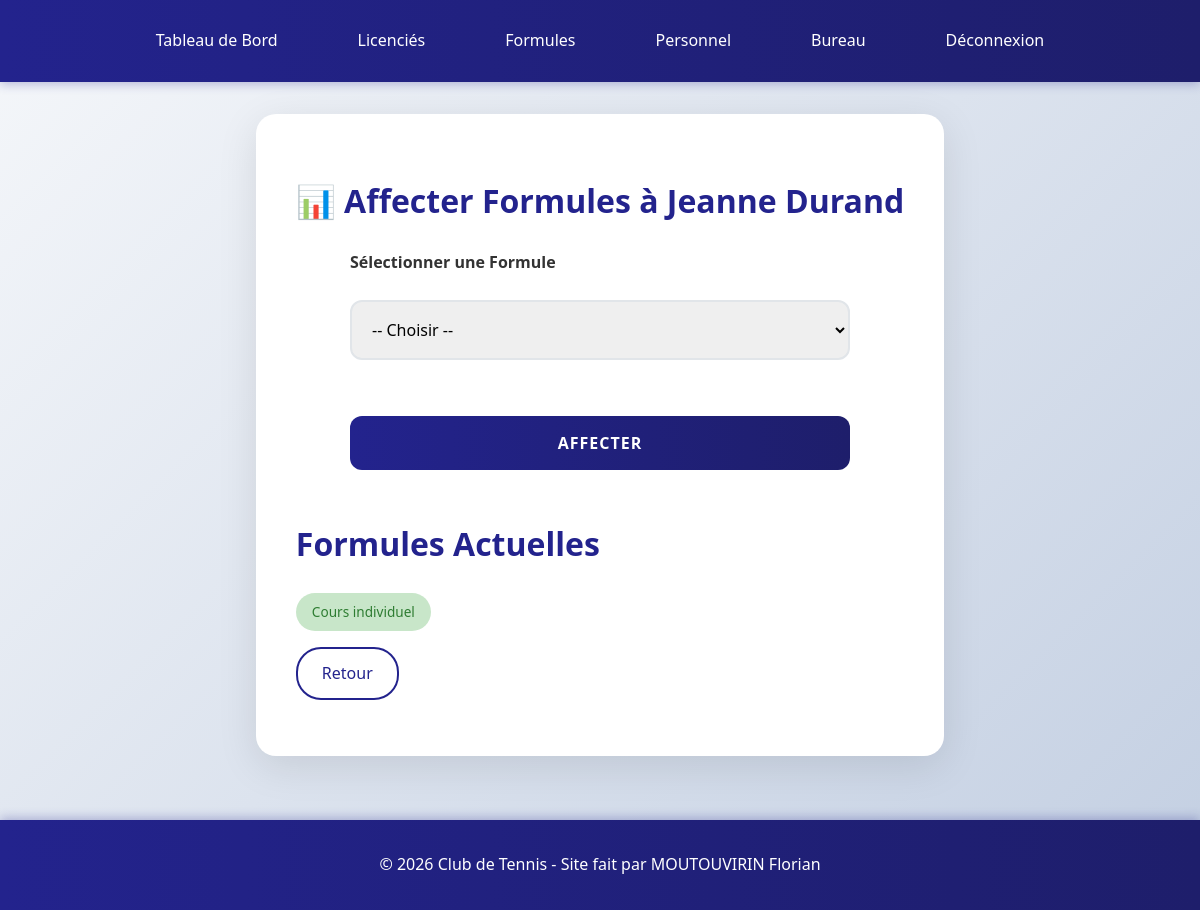
/affecter_formule.php?id=2 (signed in), run on the app's committed database.
### tables this page shows
CREATE TABLE IF NOT EXISTS `licencie` (
  `idlicencie` int(11) NOT NULL AUTO_INCREMENT,
  `numerolicence` varchar(20) NOT NULL,
  `nom` varchar(50) NOT NULL,
  `prenom` varchar(50) NOT NULL,
  `email` varchar(100) NOT NULL,
  `telephone` varchar(20) DEFAULT NULL,
  `adresse` varchar(255) DEFAULT NULL,
  `datenaissance` date DEFAULT NULL,
  `dateadhesion` date DEFAULT NULL,
  PRIMARY KEY (`idlicencie`),
  UNIQUE KEY `numerolicence` (`numerolicence`)
);

CREATE TABLE IF NOT EXISTS `inscription` (
  `id` int(11) NOT NULL AUTO_INCREMENT,
  `fk_idlicencie` int(11) DEFAULT NULL,
  `fk_idformule` int(11) DEFAULT NULL,
  PRIMARY KEY (`id`),
  KEY `fk_idlicencie` (`fk_idlicencie`),
  KEY `fk_idformule` (`fk_idformule`)
);

CREATE TABLE IF NOT EXISTS `formule` (
  `idformule` int(11) NOT NULL AUTO_INCREMENT,
  `libelleformule` varchar(100) NOT NULL,
  PRIMARY KEY (`idformule`)
);

### affecter_formule.php (the view, shortened to what this page needs)
<?php
require 'db.php';
$id_lic = $_GET['id'] ?? 0;
$licencie = $pdo->prepare('SELECT * FROM licencie WHERE idlicencie = ?');
$licencie->execute([$id_lic]);
$lic = $licencie->fetch();
$inscriptions = $pdo->prepare('
    SELECT i.*, f.libelleformule
    FROM inscription i
    JOIN formule f ON i.fk_idformule = f.idformule
    WHERE i.fk_idlicencie = ?
');
$inscriptions->execute([$id_lic]);
$inscs = $inscriptions->fetchAll();
?>
<!DOCTYPE html>
<html lang="fr">
<head>
    <link rel="stylesheet" href="css/style.css">
</head>
<body>
    <nav>
        <a href="dashboard.php">Tableau de Bord</a>
        <a href="licencies.php">Licenciés</a>
        <a href="formules.php">Formules</a>
        <a href="personnel.php">Personnel</a>
        <a href="bureau.php">Bureau</a>
        <a href="logout.php">Déconnexion</a>
    </nav>
    <div class="container">
        <h1>📊 Affecter Formules à <?= htmlspecialchars($lic['prenom'] . ' ' . $lic['nom']) ?></h1>
        <form method="POST" style="max-width: 500px;">
            <div class="form-group">
                <label for="id_formule">Sélectionner une Formule</label>
                <select id="id_formule" name="id_formule" required>
                    <option value="">-- Choisir --</option>
                </select>
            </div>
            <button type="submit">Affecter</button>
        </form>
        <h2 style="margin-top: 2rem;">Formules Actuelles</h2>
        <div class="formules-list">
            <?php if(empty($inscs)): ?>
                <p class="no-formule">Aucune formule affectée</p>
            <?php else: ?>
                <?php foreach($inscs as $i): ?>
                    <span class="formule-tag current"><?= htmlspecialchars($i['libelleformule']) ?></span>
                <?php endforeach; ?>
            <?php endif; ?>
        </div>
        <a href="licencies.php" class="btn-back">Retour</a>
    </div>
    <footer>
        <p>&copy; 2026 Club de Tennis - Site fait par MOUTOUVIRIN Florian</p>
    </footer>
</body>
</html>

### CSS/style.css (style rules this page uses)
* { box-sizing: border-box; }
body { font-family: 'Segoe UI', Tahoma, Geneva, Verdana, sans-serif; background: linear-gradient(135deg, #f5f7fa 0%, #c3cfe2 100%); margin: 0; padding: 0; line-height: 1.6; color: #333; min-height: 100vh; display: flex; flex-direction: column; }
nav { background: linear-gradient(90deg, #23238D 0%, #1e1e6b 100%); padding: 1rem 2rem; display: flex; justify-content: center; gap: 2rem; box-shadow: 0 2px 10px rgba(35,35,141,0.3); flex-wrap: wrap; }
nav a { color: #fff; text-decoration: none; padding: 0.75rem 1.5rem; border-radius: 25px; transition: all 0.3s ease; font-weight: 500; }
.container { max-width: 1200px; margin: 2rem auto; background: #fff; padding: 2.5rem; border-radius: 20px; box-shadow: 0 10px 40px rgba(0,0,0,0.1); flex: 1; }
form { max-width: 600px; margin: 0 auto; }
input, button, textarea, select { margin: 1rem 0; padding: 1rem; width: 100%; border: 2px solid #e1e5e9; border-radius: 12px; font-size: 1rem; transition: all 0.3s ease; font-family: inherit; }
button { background: linear-gradient(90deg, #23238D 0%, #1e1e6b 100%); color: white; cursor: pointer; font-weight: 600; text-transform: uppercase; letter-spacing: 1px; border: none; }
.btn-back { display: inline-block; margin: 1rem 0; color: #23238D; text-decoration: none; font-weight: 500; padding: 0.75rem 1.5rem; border: 2px solid #23238D; border-radius: 25px; transition: all 0.3s ease; }
h1, h2, h3 { color: #23238D; margin-bottom: 1.5rem; }
h2 { font-size: 2rem; }
.form-group { margin-bottom: 1.5rem; }
.form-group label { display: block; margin-bottom: 0.5rem; font-weight: 600; color: #333; }
.formules-list, .formules-grid { display: flex; flex-wrap: wrap; gap: 0.5rem; }
.formule-tag { background: #e3f2fd; color: #1976d2; padding: 0.5rem 1rem; border-radius: 20px; font-size: 0.85rem; font-weight: 500; }
.formule-tag.current { background: #c8e6c9; color: #2e7d32; }
footer { background: linear-gradient(90deg, #23238D 0%, #1e1e6b 100%); color: white; text-align: center; padding: 2rem; margin-top: 2rem; box-shadow: 0 -2px 10px rgba(35,35,141,0.3); }
footer p { margin: 0; font-weight: 500; }

### data on the page
licencie: prenom+nom "Jeanne Durand"
inscription: formule.libelleformule "Cours individuel"
